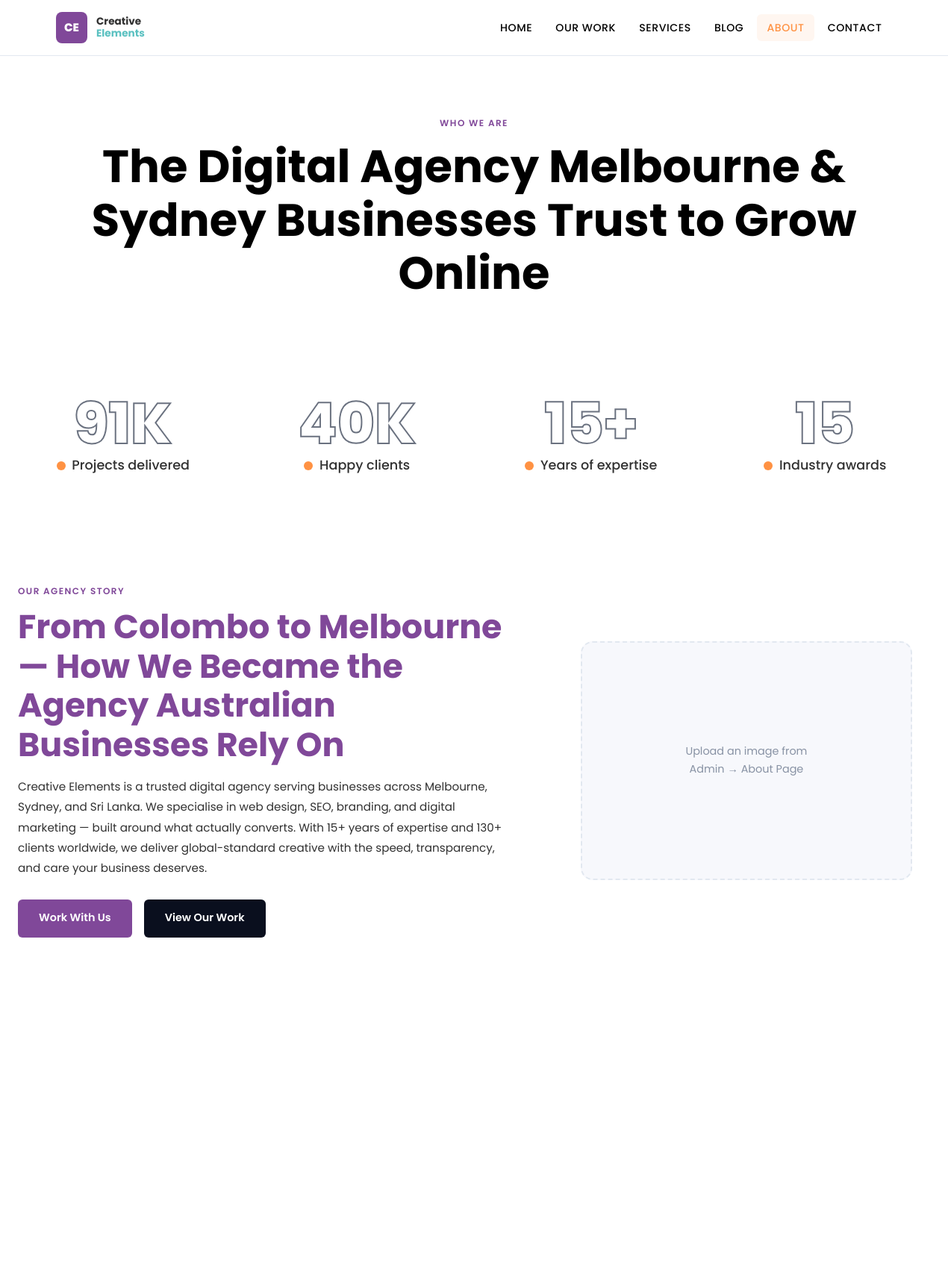
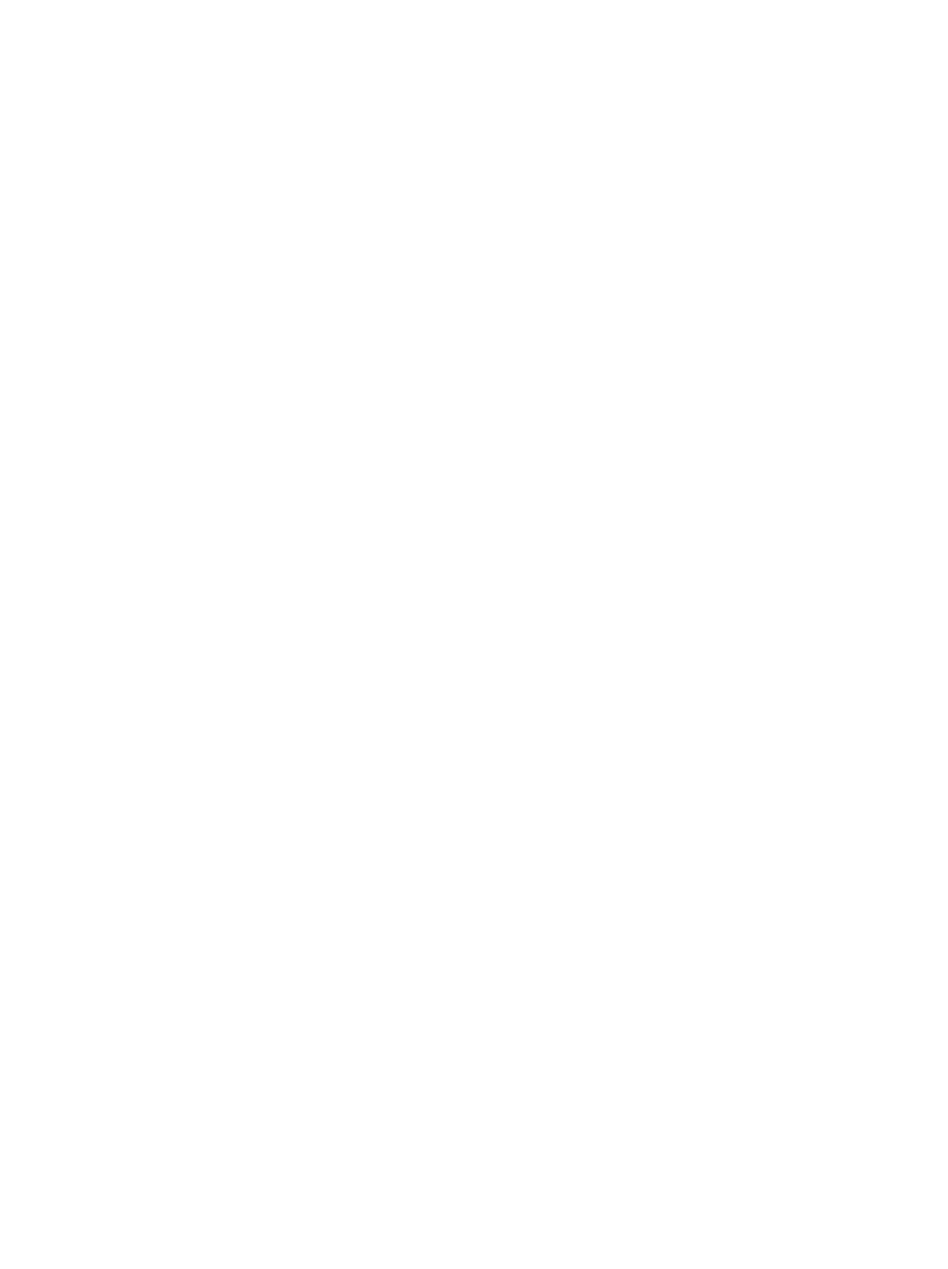
Page /about.php (upper part) on the committed database (2 pictures, top to bottom).
### tables this page shows
CREATE TABLE IF NOT EXISTS `stats` (
  `id` int(11) NOT NULL AUTO_INCREMENT,
  `label` varchar(100) NOT NULL,
  `value` varchar(50) NOT NULL,
  `suffix` varchar(20) DEFAULT '',
  `sort_order` int(11) DEFAULT 0,
  PRIMARY KEY (`id`)
);

### includes/config.php (called while the page is built, shortened)
<?php
function sanitize($input) {
    return htmlspecialchars(strip_tags(trim($input)), ENT_QUOTES, 'UTF-8');
}

### about.php (the view, shortened to what this page needs)
<?php
require_once 'includes/header.php';
$stats       = $db->query("SELECT * FROM stats ORDER BY sort_order")->fetchAll();
?>
<section class="page-hero page-hero-light">
  <div class="container">
    <span class="section-label">Who We Are</span>
    <h1><?= sanitize($settings['about_hero_heading'] ?? 'The Digital Agency Melbourne & Sydney Businesses Trust to Grow Online') ?></h1>
  </div>
</section>
<section class="stats-band">
  <div class="container">
    <div class="stats-grid">
      <?php foreach ($stats as $s): ?>
      <div>
        <div class="stat-num"><?= sanitize($s['value']) ?><?= sanitize($s['suffix']) ?></div>
        <div class="stat-label"><span class="stat-dot"></span><?= sanitize($s['label']) ?></div>
      </div>
      <?php endforeach; ?>
    </div>
  </div>
</section>
<section class="section">
  <div class="container">
    <div class="why-grid">
      <div>
        <span class="section-label">Our Agency Story</span>
        <h2><?= sanitize($settings['about_story_heading'] ?? 'From Colombo to Melbourne — How We Became the Agency Australian Businesses Rely On') ?></h2>
        <p style="color:#313131;margin-top:1rem;font-size:.95rem;line-height:1.8">
          <?= nl2br(sanitize($settings['about_text'] ?? "Creative Elements was founded in Colombo, Sri Lanka, with a single goal: help businesses grow online without the agency runaround. Today, we work with clients across Melbourne, Sydney, and Australia — delivering web design, SEO, branding, and digital marketing that produces results you can actually measure.\nAustralian businesses choose us because we combine global design standards with a deep understanding of what the Melbourne and Sydney markets respond to. We don't do generic templates or one-size-fits-all strategies — every project is built around your customers, your competitors, and your goals. With 15+ years of combined expertise and 130+ clients worldwide, we've built websites, brands, and campaigns for businesses ranging from Colombo startups to Australian hospitality groups and e-commerce stores. Whatever stage your business is at, we'll help you stand out and scale.")) ?>
        </p>
        <div style="display:flex;gap:1rem;margin-top:1.75rem;flex-wrap:wrap">
          <a href="/contact.php" class="btn btn-primary">Work With Us</a>
          <a href="/our-work.php" class="btn btn-dark">View Our Work</a>
        </div>
      </div>
      <div class="why-visual">
        <?php if (!empty($settings['about_story_image'])): ?>
          <img src="<?= SITE_URL ?>/uploads/sections/<?= sanitize($settings['about_story_image']) ?>" alt="Our Agency Story" class="why-visual-image" loading="lazy">
        <?php else: ?>
          <div class="why-visual-placeholder">Upload an image from<br>Admin → About Page</div>
        <?php endif; ?>
      </div>
    </div>
  </div>
</section>
<?php require_once 'includes/footer.php'; ?>

### assets/css/style.css (style rules this page uses)
:root { --navy: #0A0F1E; --navy2: #111827; --navy3: #1a2235; --primary: #804899; --orange: #ff9243; --teal: #5bc1c1; --text: #313131; --white: #FFFFFF; --off: #F7F8FC; --gray: #8892A4; --light: #E2E8F0; --radius: 12px; --trans: all .3s cubic-bezier(.4,0,.2,1); }
*, *::before, *::after { box-sizing: border-box; margin: 0; padding: 0; }
html { scroll-behavior: smooth; }
body { font-family: 'Poppins', sans-serif; background: var(--white); color: var(--text); line-height: 1.65; font-size: 16px; animation: pageFadeIn .4s ease forwards; }
.container { max-width: 1300px; margin: 0 auto; padding: 0 24px; }
a { color: inherit; text-decoration: none; }
h1, h2, h3, h4, h5 { font-family: 'Poppins', sans-serif; line-height: 1.18; font-weight: 700; color: var(--primary); }
h1 { font-size: clamp(2.2rem, 5vw, 3.8rem); }
h2 { font-size: clamp(1.8rem, 3.5vw, 2.8rem); }
.page-hero h1, .page-hero h2, .page-hero h3, .section-dark h1, .section-dark h2, .section-dark h3, .section-dark h4, .why-card h1, .why-card h2, .why-card h3, .contact-card h1, .contact-card h2, .contact-card h3, .footer h1, .footer h2, .footer h3, .footer h4 { color: var(--white); }
.section-label { font-size: .75rem; font-weight: 600; letter-spacing: .12em; text-transform: uppercase; color: var(--primary); margin-bottom: .75rem; display: block; }
.btn { display: inline-flex; align-items: center; gap: .5rem; padding: .85rem 1.75rem; border-radius: 6px; font-weight: 600; font-size: .9rem; cursor: pointer; border: none; transition: var(--trans); }
.btn-primary { background: var(--primary); color: var(--white); }
.btn-dark { background: var(--navy); color: var(--white); }
.stats-band { background: var(--white); padding: 4rem 0; }
.stats-grid { display: grid; grid-template-columns: repeat(4, 1fr); gap: 2rem; text-align: center; }
.stat-num { font-family: 'Poppins', sans-serif; font-size: clamp(3.5rem, 6vw, 5.5rem); font-weight: 800; line-height: 1; color: transparent; -webkit-text-stroke: 2px #6B7280; text-stroke: 2px #6B7280; }
.stat-label { display: inline-flex; align-items: center; gap: .55rem; margin-top: .2rem; color: var(--text); font-size: 1.1rem; font-weight: 500; }
.stat-dot { width: 12px; height: 12px; border-radius: 50%; background: var(--orange); flex-shrink: 0; }
.section { padding: 5rem 0; }
.why-grid { display: grid; grid-template-columns: 1.15fr .85fr; gap: 4rem; align-items: center; }
.why-visual { position: relative; padding: 1.5rem; }
.why-visual-placeholder { width: 100%; min-height: 320px; background: var(--off); border: 2px dashed var(--light); border-radius: 16px; display: grid; place-items: center; color: var(--gray); font-size: .9rem; text-align: center; padding: 2rem; }
.page-hero { background: var(--navy); color: var(--white); padding: 5rem 0 4rem; text-align: center; }
.page-hero-light { background: var(--white); }
.page-hero-light h1, .page-hero-light h2, .page-hero-light h3 { color: #000000; }

### rows in the picture
stats: label "Projects delivered"
stats: label "Happy clients"
stats: label "Years of expertise"
stats: label "Industry awards"

### other values in the picture
$settings['about_hero_heading'] "The Digital Agency Melbourne & Sydney Businesses Trust to Grow Online"
$settings['about_story_heading'] "From Colombo to Melbourne — How We Became the Agency Australian Businesses Rely On"
